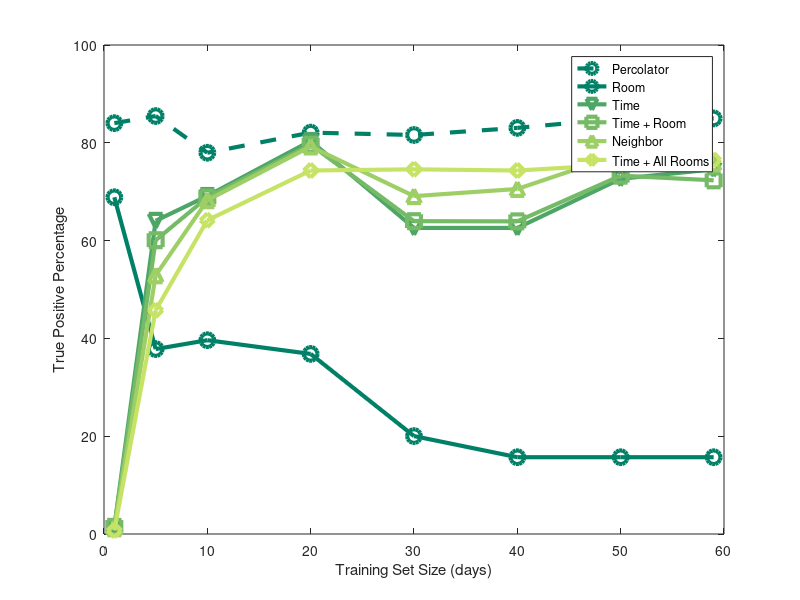

MATLAB code for this plot:
% Percolator
houseE__day_1_2__day_0_1_3_tp = [694.0];
houseE__day_1_2__day_0_1_3_fn = [132.0];
houseE_1_tpp = houseE__day_1_2__day_0_1_3_tp / (houseE__day_1_2__day_0_1_3_tp + houseE__day_1_2__day_0_1_3_fn);

houseE__day_1_6__day_0_1_3_tp = [706.0];
houseE__day_1_6__day_0_1_3_fn = [120.0];
houseE_5_tpp = houseE__day_1_6__day_0_1_3_tp / (houseE__day_1_6__day_0_1_3_tp + houseE__day_1_6__day_0_1_3_fn);

houseE__day_1_11__day_0_1_3_tp = [644.0];
houseE__day_1_11__day_0_1_3_fn = [182.0];
houseE_10_tpp = houseE__day_1_11__day_0_1_3_tp / (houseE__day_1_11__day_0_1_3_tp + houseE__day_1_11__day_0_1_3_fn);

houseE__day_1_21__day_0_1_3_tp = [678.0];
houseE__day_1_21__day_0_1_3_fn = [148.0];
houseE_20_tpp = houseE__day_1_21__day_0_1_3_tp / (houseE__day_1_21__day_0_1_3_tp + houseE__day_1_21__day_0_1_3_fn);

houseE__day_1_31__day_0_1_3_tp = [674.0];
houseE__day_1_31__day_0_1_3_fn = [152.0];
houseE_30_tpp = houseE__day_1_31__day_0_1_3_tp / (houseE__day_1_31__day_0_1_3_tp + houseE__day_1_31__day_0_1_3_fn);

houseE__day_1_41__day_0_1_3_tp = [686.0];
houseE__day_1_41__day_0_1_3_fn = [140.0];
houseE_40_tpp = houseE__day_1_41__day_0_1_3_tp / (houseE__day_1_41__day_0_1_3_tp + houseE__day_1_41__day_0_1_3_fn);

houseE__day_1_51__day_0_1_3_tp = [702.0];
houseE__day_1_51__day_0_1_3_fn = [124.0];
houseE_50_tpp = houseE__day_1_51__day_0_1_3_tp / (houseE__day_1_51__day_0_1_3_tp + houseE__day_1_51__day_0_1_3_fn);

houseE__day_1_60__day_0_1_3_tp = [702.0];
houseE__day_1_60__day_0_1_3_fn = [124.0];
houseE_59_tpp = houseE__day_1_60__day_0_1_3_tp / (houseE__day_1_60__day_0_1_3_tp + houseE__day_1_60__day_0_1_3_fn);

houseE_tpp = [houseE_1_tpp houseE_5_tpp houseE_10_tpp houseE_20_tpp houseE_30_tpp houseE_40_tpp houseE_50_tpp houseE_59_tpp];


% curRoomState
houseE_curRoomState_kitchen_1_tp =  [692.0];
houseE_curRoomState_kitchen_1_fn =  [134.0];
houseE_curRoomState_midbathroom_1_tp =  [556.0];
houseE_curRoomState_midbathroom_1_fn =  [270.0];
houseE_curRoomState_bedroom2_1_tp =  [491.0];
houseE_curRoomState_bedroom2_1_fn =  [335.0];
houseE_curRoomState_bottompassage_1_tp =  [491.0];
houseE_curRoomState_bottompassage_1_fn =  [335.0];
houseE_curRoomState_masterbed_1_tp =  [692.0];
houseE_curRoomState_masterbed_1_fn =  [134.0];
houseE_curRoomState_masterbath_1_tp =  [491.0];
houseE_curRoomState_masterbath_1_fn =  [335.0];
houseE_curRoomState_1_tp = houseE_curRoomState_kitchen_1_tp + houseE_curRoomState_midbathroom_1_tp + houseE_curRoomState_bedroom2_1_tp + houseE_curRoomState_bottompassage_1_tp + houseE_curRoomState_masterbed_1_tp + houseE_curRoomState_masterbath_1_tp;
houseE_curRoomState_1_fn = houseE_curRoomState_kitchen_1_fn + houseE_curRoomState_midbathroom_1_fn + houseE_curRoomState_bedroom2_1_fn + houseE_curRoomState_bottompassage_1_fn + houseE_curRoomState_masterbed_1_fn + houseE_curRoomState_masterbath_1_fn;
houseE_curRoomState_1_tpp = houseE_curRoomState_1_tp /(houseE_curRoomState_1_tp + houseE_curRoomState_1_fn);

houseE_curRoomState_toproom_5_tp =  [357.0];
houseE_curRoomState_toproom_5_fn =  [469.0];
houseE_curRoomState_kitchen_5_tp =  [692.0];
houseE_curRoomState_kitchen_5_fn =  [134.0];
houseE_curRoomState_midbathroom_5_tp =  [357.0];
houseE_curRoomState_midbathroom_5_fn =  [469.0];
houseE_curRoomState_exerciseroom_5_tp =  [109.0];
houseE_curRoomState_exerciseroom_5_fn =  [717.0];
houseE_curRoomState_bottompassage_5_tp =  [146.0];
houseE_curRoomState_bottompassage_5_fn =  [680.0];
houseE_curRoomState_bottombath_5_tp =  [146.0];
houseE_curRoomState_bottombath_5_fn =  [680.0];
houseE_curRoomState_masterbed_5_tp =  [692.0];
houseE_curRoomState_masterbed_5_fn =  [134.0];
houseE_curRoomState_masterbath_5_tp =  [0.0];
houseE_curRoomState_masterbath_5_fn =  [826.0];
houseE_curRoomState_5_tp = houseE_curRoomState_toproom_5_tp + houseE_curRoomState_kitchen_5_tp + houseE_curRoomState_midbathroom_5_tp + houseE_curRoomState_exerciseroom_5_tp + houseE_curRoomState_bottompassage_5_tp + houseE_curRoomState_bottombath_5_tp + houseE_curRoomState_masterbed_5_tp + houseE_curRoomState_masterbath_5_tp;
houseE_curRoomState_5_fn = houseE_curRoomState_toproom_5_fn + houseE_curRoomState_kitchen_5_fn + houseE_curRoomState_midbathroom_5_fn + houseE_curRoomState_exerciseroom_5_fn + houseE_curRoomState_bottompassage_5_fn + houseE_curRoomState_bottombath_5_fn + houseE_curRoomState_masterbed_5_fn + houseE_curRoomState_masterbath_5_fn;
houseE_curRoomState_5_tpp = houseE_curRoomState_5_tp /(houseE_curRoomState_5_tp + houseE_curRoomState_5_fn);

houseE_curRoomState_toproom_10_tp =  [146.0];
houseE_curRoomState_toproom_10_fn =  [680.0];
houseE_curRoomState_kitchen_10_tp =  [637.0];
houseE_curRoomState_kitchen_10_fn =  [189.0];
houseE_curRoomState_midbathroom_10_tp =  [426.0];
houseE_curRoomState_midbathroom_10_fn =  [400.0];
houseE_curRoomState_livingroom_10_tp =  [648.0];
houseE_curRoomState_livingroom_10_fn =  [178.0];
houseE_curRoomState_bedroom2_10_tp =  [0.0];
houseE_curRoomState_bedroom2_10_fn =  [826.0];
houseE_curRoomState_bottompassage_10_tp =  [0.0];
houseE_curRoomState_bottompassage_10_fn =  [826.0];
houseE_curRoomState_bottombath_10_tp =  [0.0];
houseE_curRoomState_bottombath_10_fn =  [826.0];
houseE_curRoomState_masterbed_10_tp =  [762.0];
houseE_curRoomState_masterbed_10_fn =  [64.0];
houseE_curRoomState_10_tp = houseE_curRoomState_toproom_10_tp + houseE_curRoomState_kitchen_10_tp + houseE_curRoomState_midbathroom_10_tp + houseE_curRoomState_livingroom_10_tp + houseE_curRoomState_bedroom2_10_tp + houseE_curRoomState_bottompassage_10_tp + houseE_curRoomState_bottombath_10_tp + houseE_curRoomState_masterbed_10_tp;
houseE_curRoomState_10_fn = houseE_curRoomState_toproom_10_fn + houseE_curRoomState_kitchen_10_fn + houseE_curRoomState_midbathroom_10_fn + houseE_curRoomState_livingroom_10_fn + houseE_curRoomState_bedroom2_10_fn + houseE_curRoomState_bottompassage_10_fn + houseE_curRoomState_bottombath_10_fn + houseE_curRoomState_masterbed_10_fn;
houseE_curRoomState_10_tpp = houseE_curRoomState_10_tp /(houseE_curRoomState_10_tp + houseE_curRoomState_10_fn);

houseE_curRoomState_toproom_20_tp =  [491.0];
houseE_curRoomState_toproom_20_fn =  [335.0];
houseE_curRoomState_kitchen_20_tp =  [582.0];
houseE_curRoomState_kitchen_20_fn =  [244.0];
houseE_curRoomState_midbathroom_20_tp =  [426.0];
houseE_curRoomState_midbathroom_20_fn =  [400.0];
houseE_curRoomState_livingroom_20_tp =  [595.0];
houseE_curRoomState_livingroom_20_fn =  [231.0];
houseE_curRoomState_exerciseroom_20_tp =  [40.0];
houseE_curRoomState_exerciseroom_20_fn =  [786.0];
houseE_curRoomState_bedroom2_20_tp =  [73.0];
houseE_curRoomState_bedroom2_20_fn =  [753.0];
houseE_curRoomState_bottompassage_20_tp =  [0.0];
houseE_curRoomState_bottompassage_20_fn =  [826.0];
houseE_curRoomState_bottombath_20_tp =  [73.0];
houseE_curRoomState_bottombath_20_fn =  [753.0];
houseE_curRoomState_masterbed_20_tp =  [762.0];
houseE_curRoomState_masterbed_20_fn =  [64.0];
houseE_curRoomState_masterbath_20_tp =  [0.0];
houseE_curRoomState_masterbath_20_fn =  [826.0];
houseE_curRoomState_20_tp = houseE_curRoomState_toproom_20_tp + houseE_curRoomState_kitchen_20_tp + houseE_curRoomState_midbathroom_20_tp + houseE_curRoomState_livingroom_20_tp + houseE_curRoomState_exerciseroom_20_tp + houseE_curRoomState_bedroom2_20_tp + houseE_curRoomState_bottompassage_20_tp + houseE_curRoomState_bottombath_20_tp + houseE_curRoomState_masterbed_20_tp + houseE_curRoomState_masterbath_20_tp;
houseE_curRoomState_20_fn = houseE_curRoomState_toproom_20_fn + houseE_curRoomState_kitchen_20_fn + houseE_curRoomState_midbathroom_20_fn + houseE_curRoomState_livingroom_20_fn + houseE_curRoomState_exerciseroom_20_fn + houseE_curRoomState_bedroom2_20_fn + houseE_curRoomState_bottompassage_20_fn + houseE_curRoomState_bottombath_20_fn + houseE_curRoomState_masterbed_20_fn + houseE_curRoomState_masterbath_20_fn;
houseE_curRoomState_20_tpp = houseE_curRoomState_20_tp /(houseE_curRoomState_20_tp + houseE_curRoomState_20_fn);

houseE_curRoomState_toproom_30_tp =  [491.0];
houseE_curRoomState_toproom_30_fn =  [335.0];
houseE_curRoomState_kitchen_30_tp =  [172.0];
houseE_curRoomState_kitchen_30_fn =  [654.0];
houseE_curRoomState_midbathroom_30_tp =  [0.0];
houseE_curRoomState_midbathroom_30_fn =  [826.0];
houseE_curRoomState_livingroom_30_tp =  [213.0];
houseE_curRoomState_livingroom_30_fn =  [613.0];
houseE_curRoomState_exerciseroom_30_tp =  [42.0];
houseE_curRoomState_exerciseroom_30_fn =  [784.0];
houseE_curRoomState_bedroom2_30_tp =  [0.0];
houseE_curRoomState_bedroom2_30_fn =  [826.0];
houseE_curRoomState_bottompassage_30_tp =  [0.0];
houseE_curRoomState_bottompassage_30_fn =  [826.0];
houseE_curRoomState_bottombath_30_tp =  [0.0];
houseE_curRoomState_bottombath_30_fn =  [826.0];
houseE_curRoomState_masterbed_30_tp =  [736.0];
houseE_curRoomState_masterbed_30_fn =  [90.0];
houseE_curRoomState_masterbath_30_tp =  [0.0];
houseE_curRoomState_masterbath_30_fn =  [826.0];
houseE_curRoomState_30_tp = houseE_curRoomState_toproom_30_tp + houseE_curRoomState_kitchen_30_tp + houseE_curRoomState_midbathroom_30_tp + houseE_curRoomState_livingroom_30_tp + houseE_curRoomState_exerciseroom_30_tp + houseE_curRoomState_bedroom2_30_tp + houseE_curRoomState_bottompassage_30_tp + houseE_curRoomState_bottombath_30_tp + houseE_curRoomState_masterbed_30_tp + houseE_curRoomState_masterbath_30_tp;
houseE_curRoomState_30_fn = houseE_curRoomState_toproom_30_fn + houseE_curRoomState_kitchen_30_fn + houseE_curRoomState_midbathroom_30_fn + houseE_curRoomState_livingroom_30_fn + houseE_curRoomState_exerciseroom_30_fn + houseE_curRoomState_bedroom2_30_fn + houseE_curRoomState_bottompassage_30_fn + houseE_curRoomState_bottombath_30_fn + houseE_curRoomState_masterbed_30_fn + houseE_curRoomState_masterbath_30_fn;
houseE_curRoomState_30_tpp = houseE_curRoomState_30_tp /(houseE_curRoomState_30_tp + houseE_curRoomState_30_fn);

houseE_curRoomState_toproom_40_tp =  [491.0];
houseE_curRoomState_toproom_40_fn =  [335.0];
houseE_curRoomState_kitchen_40_tp =  [26.0];
houseE_curRoomState_kitchen_40_fn =  [800.0];
houseE_curRoomState_midbathroom_40_tp =  [0.0];
houseE_curRoomState_midbathroom_40_fn =  [826.0];
houseE_curRoomState_livingroom_40_tp =  [2.0];
houseE_curRoomState_livingroom_40_fn =  [824.0];
houseE_curRoomState_exerciseroom_40_tp =  [42.0];
houseE_curRoomState_exerciseroom_40_fn =  [784.0];
houseE_curRoomState_bedroom2_40_tp =  [0.0];
houseE_curRoomState_bedroom2_40_fn =  [826.0];
houseE_curRoomState_bottompassage_40_tp =  [0.0];
houseE_curRoomState_bottompassage_40_fn =  [826.0];
houseE_curRoomState_bottombath_40_tp =  [0.0];
houseE_curRoomState_bottombath_40_fn =  [826.0];
houseE_curRoomState_masterbed_40_tp =  [736.0];
houseE_curRoomState_masterbed_40_fn =  [90.0];
houseE_curRoomState_masterbath_40_tp =  [0.0];
houseE_curRoomState_masterbath_40_fn =  [826.0];
houseE_curRoomState_40_tp = houseE_curRoomState_toproom_40_tp + houseE_curRoomState_kitchen_40_tp + houseE_curRoomState_midbathroom_40_tp + houseE_curRoomState_livingroom_40_tp + houseE_curRoomState_exerciseroom_40_tp + houseE_curRoomState_bedroom2_40_tp + houseE_curRoomState_bottompassage_40_tp + houseE_curRoomState_bottombath_40_tp + houseE_curRoomState_masterbed_40_tp + houseE_curRoomState_masterbath_40_tp;
houseE_curRoomState_40_fn = houseE_curRoomState_toproom_40_fn + houseE_curRoomState_kitchen_40_fn + houseE_curRoomState_midbathroom_40_fn + houseE_curRoomState_livingroom_40_fn + houseE_curRoomState_exerciseroom_40_fn + houseE_curRoomState_bedroom2_40_fn + houseE_curRoomState_bottompassage_40_fn + houseE_curRoomState_bottombath_40_fn + houseE_curRoomState_masterbed_40_fn + houseE_curRoomState_masterbath_40_fn;
houseE_curRoomState_40_tpp = houseE_curRoomState_40_tp /(houseE_curRoomState_40_tp + houseE_curRoomState_40_fn);

houseE_curRoomState_toproom_50_tp =  [491.0];
houseE_curRoomState_toproom_50_fn =  [335.0];
houseE_curRoomState_kitchen_50_tp =  [26.0];
houseE_curRoomState_kitchen_50_fn =  [800.0];
houseE_curRoomState_midbathroom_50_tp =  [0.0];
houseE_curRoomState_midbathroom_50_fn =  [826.0];
houseE_curRoomState_livingroom_50_tp =  [2.0];
houseE_curRoomState_livingroom_50_fn =  [824.0];
houseE_curRoomState_exerciseroom_50_tp =  [42.0];
houseE_curRoomState_exerciseroom_50_fn =  [784.0];
houseE_curRoomState_bedroom2_50_tp =  [0.0];
houseE_curRoomState_bedroom2_50_fn =  [826.0];
houseE_curRoomState_bottompassage_50_tp =  [0.0];
houseE_curRoomState_bottompassage_50_fn =  [826.0];
houseE_curRoomState_bottombath_50_tp =  [0.0];
houseE_curRoomState_bottombath_50_fn =  [826.0];
houseE_curRoomState_masterbed_50_tp =  [736.0];
houseE_curRoomState_masterbed_50_fn =  [90.0];
houseE_curRoomState_masterbath_50_tp =  [0.0];
houseE_curRoomState_masterbath_50_fn =  [826.0];
houseE_curRoomState_50_tp = houseE_curRoomState_toproom_50_tp + houseE_curRoomState_kitchen_50_tp + houseE_curRoomState_midbathroom_50_tp + houseE_curRoomState_livingroom_50_tp + houseE_curRoomState_exerciseroom_50_tp + houseE_curRoomState_bedroom2_50_tp + houseE_curRoomState_bottompassage_50_tp + houseE_curRoomState_bottombath_50_tp + houseE_curRoomState_masterbed_50_tp + houseE_curRoomState_masterbath_50_tp;
houseE_curRoomState_50_fn = houseE_curRoomState_toproom_50_fn + houseE_curRoomState_kitchen_50_fn + houseE_curRoomState_midbathroom_50_fn + houseE_curRoomState_livingroom_50_fn + houseE_curRoomState_exerciseroom_50_fn + houseE_curRoomState_bedroom2_50_fn + houseE_curRoomState_bottompassage_50_fn + houseE_curRoomState_bottombath_50_fn + houseE_curRoomState_masterbed_50_fn + houseE_curRoomState_masterbath_50_fn;
houseE_curRoomState_50_tpp = houseE_curRoomState_50_tp /(houseE_curRoomState_50_tp + houseE_curRoomState_50_fn);

houseE_curRoomState_toproom_59_tp =  [491.0];
houseE_curRoomState_toproom_59_fn =  [335.0];
houseE_curRoomState_kitchen_59_tp =  [26.0];
houseE_curRoomState_kitchen_59_fn =  [800.0];
houseE_curRoomState_midbathroom_59_tp =  [0.0];
houseE_curRoomState_midbathroom_59_fn =  [826.0];
houseE_curRoomState_livingroom_59_tp =  [2.0];
houseE_curRoomState_livingroom_59_fn =  [824.0];
houseE_curRoomState_exerciseroom_59_tp =  [42.0];
houseE_curRoomState_exerciseroom_59_fn =  [784.0];
houseE_curRoomState_bedroom2_59_tp =  [0.0];
houseE_curRoomState_bedroom2_59_fn =  [826.0];
houseE_curRoomState_bottompassage_59_tp =  [0.0];
houseE_curRoomState_bottompassage_59_fn =  [826.0];
houseE_curRoomState_bottombath_59_tp =  [0.0];
houseE_curRoomState_bottombath_59_fn =  [826.0];
houseE_curRoomState_masterbed_59_tp =  [736.0];
houseE_curRoomState_masterbed_59_fn =  [90.0];
houseE_curRoomState_masterbath_59_tp =  [0.0];
houseE_curRoomState_masterbath_59_fn =  [826.0];
houseE_curRoomState_59_tp = houseE_curRoomState_toproom_59_tp + houseE_curRoomState_kitchen_59_tp + houseE_curRoomState_midbathroom_59_tp + houseE_curRoomState_livingroom_59_tp + houseE_curRoomState_exerciseroom_59_tp + houseE_curRoomState_bedroom2_59_tp + houseE_curRoomState_bottompassage_59_tp + houseE_curRoomState_bottombath_59_tp + houseE_curRoomState_masterbed_59_tp + houseE_curRoomState_masterbath_59_tp;
houseE_curRoomState_59_fn = houseE_curRoomState_toproom_59_fn + houseE_curRoomState_kitchen_59_fn + houseE_curRoomState_midbathroom_59_fn + houseE_curRoomState_livingroom_59_fn + houseE_curRoomState_exerciseroom_59_fn + houseE_curRoomState_bedroom2_59_fn + houseE_curRoomState_bottompassage_59_fn + houseE_curRoomState_bottombath_59_fn + houseE_curRoomState_masterbed_59_fn + houseE_curRoomState_masterbath_59_fn;
houseE_curRoomState_59_tpp = houseE_curRoomState_59_tp /(houseE_curRoomState_59_tp + houseE_curRoomState_59_fn);

houseE_curRoomState_tpp = [houseE_curRoomState_1_tpp houseE_curRoomState_5_tpp houseE_curRoomState_10_tpp houseE_curRoomState_20_tpp houseE_curRoomState_30_tpp houseE_curRoomState_40_tpp houseE_curRoomState_50_tpp houseE_curRoomState_59_tpp];


% curTime
houseE_curTime_1_tp = [12.0];
houseE_curTime_1_fn = [814.0];
houseE_curTime_1_tpp = houseE_curTime_1_tp / (houseE_curTime_1_tp + houseE_curTime_1_fn);

houseE_curTime_5_tp = [529.0];
houseE_curTime_5_fn = [297.0];
houseE_curTime_5_tpp = houseE_curTime_5_tp / (houseE_curTime_5_tp + houseE_curTime_5_fn);

houseE_curTime_10_tp = [571.0];
houseE_curTime_10_fn = [255.0];
houseE_curTime_10_tpp = houseE_curTime_10_tp / (houseE_curTime_10_tp + houseE_curTime_10_fn);

houseE_curTime_20_tp = [664.0];
houseE_curTime_20_fn = [162.0];
houseE_curTime_20_tpp = houseE_curTime_20_tp / (houseE_curTime_20_tp + houseE_curTime_20_fn);

houseE_curTime_30_tp = [517.0];
houseE_curTime_30_fn = [309.0];
houseE_curTime_30_tpp = houseE_curTime_30_tp / (houseE_curTime_30_tp + houseE_curTime_30_fn);

houseE_curTime_40_tp = [517.0];
houseE_curTime_40_fn = [309.0];
houseE_curTime_40_tpp = houseE_curTime_40_tp / (houseE_curTime_40_tp + houseE_curTime_40_fn);

houseE_curTime_50_tp = [600.0];
houseE_curTime_50_fn = [226.0];
houseE_curTime_50_tpp = houseE_curTime_50_tp / (houseE_curTime_50_tp + houseE_curTime_50_fn);

houseE_curTime_59_tp = [616.0];
houseE_curTime_59_fn = [210.0];
houseE_curTime_59_tpp = houseE_curTime_59_tp / (houseE_curTime_59_tp + houseE_curTime_59_fn);

houseE_curTime_tpp = [houseE_curTime_1_tpp houseE_curTime_5_tpp houseE_curTime_10_tpp houseE_curTime_20_tpp houseE_curTime_30_tpp houseE_curTime_40_tpp houseE_curTime_50_tpp houseE_curTime_59_tpp];


% curTimeState
houseE_curTimeState_toproom_1_tp =  [12.0];
houseE_curTimeState_toproom_1_fn =  [814.0];
houseE_curTimeState_kitchen_1_tp =  [10.0];
houseE_curTimeState_kitchen_1_fn =  [816.0];
houseE_curTimeState_exerciseroom_1_tp =  [12.0];
houseE_curTimeState_exerciseroom_1_fn =  [814.0];
houseE_curTimeState_bedroom2_1_tp =  [12.0];
houseE_curTimeState_bedroom2_1_fn =  [814.0];
houseE_curTimeState_bottompassage_1_tp =  [12.0];
houseE_curTimeState_bottompassage_1_fn =  [814.0];
houseE_curTimeState_bottombath_1_tp =  [12.0];
houseE_curTimeState_bottombath_1_fn =  [814.0];
houseE_curTimeState_masterbath_1_tp =  [12.0];
houseE_curTimeState_masterbath_1_fn =  [814.0];
houseE_curTimeState_1_tp = houseE_curTimeState_toproom_1_tp + houseE_curTimeState_kitchen_1_tp + houseE_curTimeState_exerciseroom_1_tp + houseE_curTimeState_bedroom2_1_tp + houseE_curTimeState_bottompassage_1_tp + houseE_curTimeState_bottombath_1_tp + houseE_curTimeState_masterbath_1_tp;
houseE_curTimeState_1_fn = houseE_curTimeState_toproom_1_fn + houseE_curTimeState_kitchen_1_fn + houseE_curTimeState_exerciseroom_1_fn + houseE_curTimeState_bedroom2_1_fn + houseE_curTimeState_bottompassage_1_fn + houseE_curTimeState_bottombath_1_fn + houseE_curTimeState_masterbath_1_fn;
houseE_curTimeState_1_tpp = houseE_curTimeState_1_tp /(houseE_curTimeState_1_tp + houseE_curTimeState_1_fn);

houseE_curTimeState_toproom_5_tp =  [529.0];
houseE_curTimeState_toproom_5_fn =  [297.0];
houseE_curTimeState_kitchen_5_tp =  [431.0];
houseE_curTimeState_kitchen_5_fn =  [395.0];
houseE_curTimeState_livingroom_5_tp =  [418.0];
houseE_curTimeState_livingroom_5_fn =  [408.0];
houseE_curTimeState_exerciseroom_5_tp =  [479.0];
houseE_curTimeState_exerciseroom_5_fn =  [347.0];
houseE_curTimeState_bedroom2_5_tp =  [529.0];
houseE_curTimeState_bedroom2_5_fn =  [297.0];
houseE_curTimeState_bottompassage_5_tp =  [527.0];
houseE_curTimeState_bottompassage_5_fn =  [299.0];
houseE_curTimeState_bottombath_5_tp =  [527.0];
houseE_curTimeState_bottombath_5_fn =  [299.0];
houseE_curTimeState_masterbed_5_tp =  [530.0];
houseE_curTimeState_masterbed_5_fn =  [296.0];
houseE_curTimeState_5_tp = houseE_curTimeState_toproom_5_tp + houseE_curTimeState_kitchen_5_tp + houseE_curTimeState_livingroom_5_tp + houseE_curTimeState_exerciseroom_5_tp + houseE_curTimeState_bedroom2_5_tp + houseE_curTimeState_bottompassage_5_tp + houseE_curTimeState_bottombath_5_tp + houseE_curTimeState_masterbed_5_tp;
houseE_curTimeState_5_fn = houseE_curTimeState_toproom_5_fn + houseE_curTimeState_kitchen_5_fn + houseE_curTimeState_livingroom_5_fn + houseE_curTimeState_exerciseroom_5_fn + houseE_curTimeState_bedroom2_5_fn + houseE_curTimeState_bottompassage_5_fn + houseE_curTimeState_bottombath_5_fn + houseE_curTimeState_masterbed_5_fn;
houseE_curTimeState_5_tpp = houseE_curTimeState_5_tp /(houseE_curTimeState_5_tp + houseE_curTimeState_5_fn);

houseE_curTimeState_kitchen_10_tp =  [571.0];
houseE_curTimeState_kitchen_10_fn =  [255.0];
houseE_curTimeState_midbathroom_10_tp =  [576.0];
houseE_curTimeState_midbathroom_10_fn =  [250.0];
houseE_curTimeState_livingroom_10_tp =  [560.0];
houseE_curTimeState_livingroom_10_fn =  [266.0];
houseE_curTimeState_exerciseroom_10_tp =  [535.0];
houseE_curTimeState_exerciseroom_10_fn =  [291.0];
houseE_curTimeState_bedroom2_10_tp =  [571.0];
houseE_curTimeState_bedroom2_10_fn =  [255.0];
houseE_curTimeState_bottompassage_10_tp =  [569.0];
houseE_curTimeState_bottompassage_10_fn =  [257.0];
houseE_curTimeState_bottombath_10_tp =  [586.0];
houseE_curTimeState_bottombath_10_fn =  [240.0];
houseE_curTimeState_masterbed_10_tp =  [578.0];
houseE_curTimeState_masterbed_10_fn =  [248.0];
houseE_curTimeState_masterbath_10_tp =  [571.0];
houseE_curTimeState_masterbath_10_fn =  [255.0];
houseE_curTimeState_10_tp = houseE_curTimeState_kitchen_10_tp + houseE_curTimeState_midbathroom_10_tp + houseE_curTimeState_livingroom_10_tp + houseE_curTimeState_exerciseroom_10_tp + houseE_curTimeState_bedroom2_10_tp + houseE_curTimeState_bottompassage_10_tp + houseE_curTimeState_bottombath_10_tp + houseE_curTimeState_masterbed_10_tp + houseE_curTimeState_masterbath_10_tp;
houseE_curTimeState_10_fn = houseE_curTimeState_kitchen_10_fn + houseE_curTimeState_midbathroom_10_fn + houseE_curTimeState_livingroom_10_fn + houseE_curTimeState_exerciseroom_10_fn + houseE_curTimeState_bedroom2_10_fn + houseE_curTimeState_bottompassage_10_fn + houseE_curTimeState_bottombath_10_fn + houseE_curTimeState_masterbed_10_fn + houseE_curTimeState_masterbath_10_fn;
houseE_curTimeState_10_tpp = houseE_curTimeState_10_tp /(houseE_curTimeState_10_tp + houseE_curTimeState_10_fn);

houseE_curTimeState_toproom_20_tp =  [666.0];
houseE_curTimeState_toproom_20_fn =  [160.0];
houseE_curTimeState_kitchen_20_tp =  [670.0];
houseE_curTimeState_kitchen_20_fn =  [156.0];
houseE_curTimeState_midbathroom_20_tp =  [672.0];
houseE_curTimeState_midbathroom_20_fn =  [154.0];
houseE_curTimeState_livingroom_20_tp =  [628.0];
houseE_curTimeState_livingroom_20_fn =  [198.0];
houseE_curTimeState_exerciseroom_20_tp =  [620.0];
houseE_curTimeState_exerciseroom_20_fn =  [206.0];
houseE_curTimeState_bedroom2_20_tp =  [664.0];
houseE_curTimeState_bedroom2_20_fn =  [162.0];
houseE_curTimeState_bottompassage_20_tp =  [656.0];
houseE_curTimeState_bottompassage_20_fn =  [170.0];
houseE_curTimeState_bottombath_20_tp =  [670.0];
houseE_curTimeState_bottombath_20_fn =  [156.0];
houseE_curTimeState_masterbed_20_tp =  [672.0];
houseE_curTimeState_masterbed_20_fn =  [154.0];
houseE_curTimeState_20_tp = houseE_curTimeState_toproom_20_tp + houseE_curTimeState_kitchen_20_tp + houseE_curTimeState_midbathroom_20_tp + houseE_curTimeState_livingroom_20_tp + houseE_curTimeState_exerciseroom_20_tp + houseE_curTimeState_bedroom2_20_tp + houseE_curTimeState_bottompassage_20_tp + houseE_curTimeState_bottombath_20_tp + houseE_curTimeState_masterbed_20_tp;
houseE_curTimeState_20_fn = houseE_curTimeState_toproom_20_fn + houseE_curTimeState_kitchen_20_fn + houseE_curTimeState_midbathroom_20_fn + houseE_curTimeState_livingroom_20_fn + houseE_curTimeState_exerciseroom_20_fn + houseE_curTimeState_bedroom2_20_fn + houseE_curTimeState_bottompassage_20_fn + houseE_curTimeState_bottombath_20_fn + houseE_curTimeState_masterbed_20_fn;
houseE_curTimeState_20_tpp = houseE_curTimeState_20_tp /(houseE_curTimeState_20_tp + houseE_curTimeState_20_fn);

houseE_curTimeState_toproom_30_tp =  [630.0];
houseE_curTimeState_toproom_30_fn =  [196.0];
houseE_curTimeState_kitchen_30_tp =  [555.0];
houseE_curTimeState_kitchen_30_fn =  [271.0];
houseE_curTimeState_midbathroom_30_tp =  [558.0];
houseE_curTimeState_midbathroom_30_fn =  [268.0];
houseE_curTimeState_livingroom_30_tp =  [418.0];
houseE_curTimeState_livingroom_30_fn =  [408.0];
houseE_curTimeState_exerciseroom_30_tp =  [473.0];
houseE_curTimeState_exerciseroom_30_fn =  [353.0];
houseE_curTimeState_bedroom2_30_tp =  [513.0];
houseE_curTimeState_bedroom2_30_fn =  [313.0];
houseE_curTimeState_bottompassage_30_tp =  [486.0];
houseE_curTimeState_bottompassage_30_fn =  [340.0];
houseE_curTimeState_bottombath_30_tp =  [517.0];
houseE_curTimeState_bottombath_30_fn =  [309.0];
houseE_curTimeState_masterbed_30_tp =  [707.0];
houseE_curTimeState_masterbed_30_fn =  [119.0];
houseE_curTimeState_masterbath_30_tp =  [427.0];
houseE_curTimeState_masterbath_30_fn =  [399.0];
houseE_curTimeState_30_tp = houseE_curTimeState_toproom_30_tp + houseE_curTimeState_kitchen_30_tp + houseE_curTimeState_midbathroom_30_tp + houseE_curTimeState_livingroom_30_tp + houseE_curTimeState_exerciseroom_30_tp + houseE_curTimeState_bedroom2_30_tp + houseE_curTimeState_bottompassage_30_tp + houseE_curTimeState_bottombath_30_tp + houseE_curTimeState_masterbed_30_tp + houseE_curTimeState_masterbath_30_tp;
houseE_curTimeState_30_fn = houseE_curTimeState_toproom_30_fn + houseE_curTimeState_kitchen_30_fn + houseE_curTimeState_midbathroom_30_fn + houseE_curTimeState_livingroom_30_fn + houseE_curTimeState_exerciseroom_30_fn + houseE_curTimeState_bedroom2_30_fn + houseE_curTimeState_bottompassage_30_fn + houseE_curTimeState_bottombath_30_fn + houseE_curTimeState_masterbed_30_fn + houseE_curTimeState_masterbath_30_fn;
houseE_curTimeState_30_tpp = houseE_curTimeState_30_tp /(houseE_curTimeState_30_tp + houseE_curTimeState_30_fn);

houseE_curTimeState_toproom_40_tp =  [627.0];
houseE_curTimeState_toproom_40_fn =  [199.0];
houseE_curTimeState_kitchen_40_tp =  [566.0];
houseE_curTimeState_kitchen_40_fn =  [260.0];
houseE_curTimeState_midbathroom_40_tp =  [531.0];
houseE_curTimeState_midbathroom_40_fn =  [295.0];
houseE_curTimeState_livingroom_40_tp =  [435.0];
houseE_curTimeState_livingroom_40_fn =  [391.0];
houseE_curTimeState_exerciseroom_40_tp =  [477.0];
houseE_curTimeState_exerciseroom_40_fn =  [349.0];
houseE_curTimeState_bedroom2_40_tp =  [517.0];
houseE_curTimeState_bedroom2_40_fn =  [309.0];
houseE_curTimeState_bottompassage_40_tp =  [496.0];
houseE_curTimeState_bottompassage_40_fn =  [330.0];
houseE_curTimeState_bottombath_40_tp =  [515.0];
houseE_curTimeState_bottombath_40_fn =  [311.0];
houseE_curTimeState_masterbed_40_tp =  [679.0];
houseE_curTimeState_masterbed_40_fn =  [147.0];
houseE_curTimeState_masterbath_40_tp =  [438.0];
houseE_curTimeState_masterbath_40_fn =  [388.0];
houseE_curTimeState_40_tp = houseE_curTimeState_toproom_40_tp + houseE_curTimeState_kitchen_40_tp + houseE_curTimeState_midbathroom_40_tp + houseE_curTimeState_livingroom_40_tp + houseE_curTimeState_exerciseroom_40_tp + houseE_curTimeState_bedroom2_40_tp + houseE_curTimeState_bottompassage_40_tp + houseE_curTimeState_bottombath_40_tp + houseE_curTimeState_masterbed_40_tp + houseE_curTimeState_masterbath_40_tp;
houseE_curTimeState_40_fn = houseE_curTimeState_toproom_40_fn + houseE_curTimeState_kitchen_40_fn + houseE_curTimeState_midbathroom_40_fn + houseE_curTimeState_livingroom_40_fn + houseE_curTimeState_exerciseroom_40_fn + houseE_curTimeState_bedroom2_40_fn + houseE_curTimeState_bottompassage_40_fn + houseE_curTimeState_bottombath_40_fn + houseE_curTimeState_masterbed_40_fn + houseE_curTimeState_masterbath_40_fn;
houseE_curTimeState_40_tpp = houseE_curTimeState_40_tp /(houseE_curTimeState_40_tp + houseE_curTimeState_40_fn);

houseE_curTimeState_toproom_50_tp =  [652.0];
houseE_curTimeState_toproom_50_fn =  [174.0];
houseE_curTimeState_kitchen_50_tp =  [676.0];
houseE_curTimeState_kitchen_50_fn =  [150.0];
houseE_curTimeState_midbathroom_50_tp =  [663.0];
houseE_curTimeState_midbathroom_50_fn =  [163.0];
houseE_curTimeState_livingroom_50_tp =  [559.0];
houseE_curTimeState_livingroom_50_fn =  [267.0];
houseE_curTimeState_exerciseroom_50_tp =  [566.0];
houseE_curTimeState_exerciseroom_50_fn =  [260.0];
houseE_curTimeState_bedroom2_50_tp =  [600.0];
houseE_curTimeState_bedroom2_50_fn =  [226.0];
houseE_curTimeState_bottompassage_50_tp =  [578.0];
houseE_curTimeState_bottompassage_50_fn =  [248.0];
houseE_curTimeState_bottombath_50_tp =  [593.0];
houseE_curTimeState_bottombath_50_fn =  [233.0];
houseE_curTimeState_masterbed_50_tp =  [698.0];
houseE_curTimeState_masterbed_50_fn =  [128.0];
houseE_curTimeState_masterbath_50_tp =  [468.0];
houseE_curTimeState_masterbath_50_fn =  [358.0];
houseE_curTimeState_50_tp = houseE_curTimeState_toproom_50_tp + houseE_curTimeState_kitchen_50_tp + houseE_curTimeState_midbathroom_50_tp + houseE_curTimeState_livingroom_50_tp + houseE_curTimeState_exerciseroom_50_tp + houseE_curTimeState_bedroom2_50_tp + houseE_curTimeState_bottompassage_50_tp + houseE_curTimeState_bottombath_50_tp + houseE_curTimeState_masterbed_50_tp + houseE_curTimeState_masterbath_50_tp;
houseE_curTimeState_50_fn = houseE_curTimeState_toproom_50_fn + houseE_curTimeState_kitchen_50_fn + houseE_curTimeState_midbathroom_50_fn + houseE_curTimeState_livingroom_50_fn + houseE_curTimeState_exerciseroom_50_fn + houseE_curTimeState_bedroom2_50_fn + houseE_curTimeState_bottompassage_50_fn + houseE_curTimeState_bottombath_50_fn + houseE_curTimeState_masterbed_50_fn + houseE_curTimeState_masterbath_50_fn;
houseE_curTimeState_50_tpp = houseE_curTimeState_50_tp /(houseE_curTimeState_50_tp + houseE_curTimeState_50_fn);

houseE_curTimeState_toproom_59_tp =  [639.0];
houseE_curTimeState_toproom_59_fn =  [187.0];
houseE_curTimeState_kitchen_59_tp =  [665.0];
houseE_curTimeState_kitchen_59_fn =  [161.0];
houseE_curTimeState_midbathroom_59_tp =  [636.0];
houseE_curTimeState_midbathroom_59_fn =  [190.0];
houseE_curTimeState_livingroom_59_tp =  [588.0];
houseE_curTimeState_livingroom_59_fn =  [238.0];
houseE_curTimeState_exerciseroom_59_tp =  [580.0];
houseE_curTimeState_exerciseroom_59_fn =  [246.0];
houseE_curTimeState_bedroom2_59_tp =  [616.0];
houseE_curTimeState_bedroom2_59_fn =  [210.0];
houseE_curTimeState_bottompassage_59_tp =  [553.0];
houseE_curTimeState_bottompassage_59_fn =  [273.0];
houseE_curTimeState_bottombath_59_tp =  [567.0];
houseE_curTimeState_bottombath_59_fn =  [259.0];
houseE_curTimeState_masterbed_59_tp =  [686.0];
houseE_curTimeState_masterbed_59_fn =  [140.0];
houseE_curTimeState_masterbath_59_tp =  [444.0];
houseE_curTimeState_masterbath_59_fn =  [382.0];
houseE_curTimeState_59_tp = houseE_curTimeState_toproom_59_tp + houseE_curTimeState_kitchen_59_tp + houseE_curTimeState_midbathroom_59_tp + houseE_curTimeState_livingroom_59_tp + houseE_curTimeState_exerciseroom_59_tp + houseE_curTimeState_bedroom2_59_tp + houseE_curTimeState_bottompassage_59_tp + houseE_curTimeState_bottombath_59_tp + houseE_curTimeState_masterbed_59_tp + houseE_curTimeState_masterbath_59_tp;
houseE_curTimeState_59_fn = houseE_curTimeState_toproom_59_fn + houseE_curTimeState_kitchen_59_fn + houseE_curTimeState_midbathroom_59_fn + houseE_curTimeState_livingroom_59_fn + houseE_curTimeState_exerciseroom_59_fn + houseE_curTimeState_bedroom2_59_fn + houseE_curTimeState_bottompassage_59_fn + houseE_curTimeState_bottombath_59_fn + houseE_curTimeState_masterbed_59_fn + houseE_curTimeState_masterbath_59_fn;
houseE_curTimeState_59_tpp = houseE_curTimeState_59_tp /(houseE_curTimeState_59_tp + houseE_curTimeState_59_fn);

houseE_curTimeState_tpp = [houseE_curTimeState_1_tpp houseE_curTimeState_5_tpp houseE_curTimeState_10_tpp houseE_curTimeState_20_tpp houseE_curTimeState_30_tpp houseE_curTimeState_40_tpp houseE_curTimeState_50_tpp houseE_curTimeState_59_tpp];


% neighbor
houseE_neighborRoomState_toproom_1_tp =  [10.0];
houseE_neighborRoomState_toproom_1_fn =  [816.0];
houseE_neighborRoomState_kitchen_1_tp =  [8.0];
houseE_neighborRoomState_kitchen_1_fn =  [818.0];
houseE_neighborRoomState_midbathroom_1_tp =  [8.0];
houseE_neighborRoomState_midbathroom_1_fn =  [818.0];
houseE_neighborRoomState_exerciseroom_1_tp =  [12.0];
houseE_neighborRoomState_exerciseroom_1_fn =  [814.0];
houseE_neighborRoomState_bottompassage_1_tp =  [8.0];
houseE_neighborRoomState_bottompassage_1_fn =  [818.0];
houseE_neighborRoomState_bottombath_1_tp =  [12.0];
houseE_neighborRoomState_bottombath_1_fn =  [814.0];
houseE_neighborRoomState_1_tp = houseE_neighborRoomState_toproom_1_tp + houseE_neighborRoomState_kitchen_1_tp + houseE_neighborRoomState_midbathroom_1_tp + houseE_neighborRoomState_exerciseroom_1_tp + houseE_neighborRoomState_bottompassage_1_tp + houseE_neighborRoomState_bottombath_1_tp;
houseE_neighborRoomState_1_fn = houseE_neighborRoomState_toproom_1_fn + houseE_neighborRoomState_kitchen_1_fn + houseE_neighborRoomState_midbathroom_1_fn + houseE_neighborRoomState_exerciseroom_1_fn + houseE_neighborRoomState_bottompassage_1_fn + houseE_neighborRoomState_bottombath_1_fn;
houseE_neighborRoomState_1_tpp = houseE_neighborRoomState_1_tp /(houseE_neighborRoomState_1_tp + houseE_neighborRoomState_1_fn);

houseE_neighborRoomState_toproom_5_tp =  [431.0];
houseE_neighborRoomState_toproom_5_fn =  [395.0];
houseE_neighborRoomState_kitchen_5_tp =  [404.0];
houseE_neighborRoomState_kitchen_5_fn =  [422.0];
houseE_neighborRoomState_midbathroom_5_tp =  [404.0];
houseE_neighborRoomState_midbathroom_5_fn =  [422.0];
houseE_neighborRoomState_livingroom_5_tp =  [404.0];
houseE_neighborRoomState_livingroom_5_fn =  [422.0];
houseE_neighborRoomState_bottombath_5_tp =  [527.0];
houseE_neighborRoomState_bottombath_5_fn =  [299.0];
houseE_neighborRoomState_masterbed_5_tp =  [452.0];
houseE_neighborRoomState_masterbed_5_fn =  [374.0];
houseE_neighborRoomState_5_tp = houseE_neighborRoomState_toproom_5_tp + houseE_neighborRoomState_kitchen_5_tp + houseE_neighborRoomState_midbathroom_5_tp + houseE_neighborRoomState_livingroom_5_tp + houseE_neighborRoomState_bottombath_5_tp + houseE_neighborRoomState_masterbed_5_tp;
houseE_neighborRoomState_5_fn = houseE_neighborRoomState_toproom_5_fn + houseE_neighborRoomState_kitchen_5_fn + houseE_neighborRoomState_midbathroom_5_fn + houseE_neighborRoomState_livingroom_5_fn + houseE_neighborRoomState_bottombath_5_fn + houseE_neighborRoomState_masterbed_5_fn;
houseE_neighborRoomState_5_tpp = houseE_neighborRoomState_5_tp /(houseE_neighborRoomState_5_tp + houseE_neighborRoomState_5_fn);

houseE_neighborRoomState_toproom_10_tp =  [571.0];
houseE_neighborRoomState_toproom_10_fn =  [255.0];
houseE_neighborRoomState_midbathroom_10_tp =  [568.0];
houseE_neighborRoomState_midbathroom_10_fn =  [258.0];
houseE_neighborRoomState_livingroom_10_tp =  [568.0];
houseE_neighborRoomState_livingroom_10_fn =  [258.0];
houseE_neighborRoomState_exerciseroom_10_tp =  [550.0];
houseE_neighborRoomState_exerciseroom_10_fn =  [276.0];
houseE_neighborRoomState_bedroom2_10_tp =  [533.0];
houseE_neighborRoomState_bedroom2_10_fn =  [293.0];
houseE_neighborRoomState_bottompassage_10_tp =  [556.0];
houseE_neighborRoomState_bottompassage_10_fn =  [270.0];
houseE_neighborRoomState_bottombath_10_tp =  [586.0];
houseE_neighborRoomState_bottombath_10_fn =  [240.0];
houseE_neighborRoomState_masterbed_10_tp =  [578.0];
houseE_neighborRoomState_masterbed_10_fn =  [248.0];
houseE_neighborRoomState_10_tp = houseE_neighborRoomState_toproom_10_tp + houseE_neighborRoomState_midbathroom_10_tp + houseE_neighborRoomState_livingroom_10_tp + houseE_neighborRoomState_exerciseroom_10_tp + houseE_neighborRoomState_bedroom2_10_tp + houseE_neighborRoomState_bottompassage_10_tp + houseE_neighborRoomState_bottombath_10_tp + houseE_neighborRoomState_masterbed_10_tp;
houseE_neighborRoomState_10_fn = houseE_neighborRoomState_toproom_10_fn + houseE_neighborRoomState_midbathroom_10_fn + houseE_neighborRoomState_livingroom_10_fn + houseE_neighborRoomState_exerciseroom_10_fn + houseE_neighborRoomState_bedroom2_10_fn + houseE_neighborRoomState_bottompassage_10_fn + houseE_neighborRoomState_bottombath_10_fn + houseE_neighborRoomState_masterbed_10_fn;
houseE_neighborRoomState_10_tpp = houseE_neighborRoomState_10_tp /(houseE_neighborRoomState_10_tp + houseE_neighborRoomState_10_fn);

houseE_neighborRoomState_toproom_20_tp =  [670.0];
houseE_neighborRoomState_toproom_20_fn =  [156.0];
houseE_neighborRoomState_kitchen_20_tp =  [666.0];
houseE_neighborRoomState_kitchen_20_fn =  [160.0];
houseE_neighborRoomState_exerciseroom_20_tp =  [634.0];
houseE_neighborRoomState_exerciseroom_20_fn =  [192.0];
houseE_neighborRoomState_bedroom2_20_tp =  [620.0];
houseE_neighborRoomState_bedroom2_20_fn =  [206.0];
houseE_neighborRoomState_bottompassage_20_tp =  [650.0];
houseE_neighborRoomState_bottompassage_20_fn =  [176.0];
houseE_neighborRoomState_bottombath_20_tp =  [670.0];
houseE_neighborRoomState_bottombath_20_fn =  [156.0];
houseE_neighborRoomState_masterbath_20_tp =  [672.0];
houseE_neighborRoomState_masterbath_20_fn =  [154.0];
houseE_neighborRoomState_20_tp = houseE_neighborRoomState_toproom_20_tp + houseE_neighborRoomState_kitchen_20_tp + houseE_neighborRoomState_exerciseroom_20_tp + houseE_neighborRoomState_bedroom2_20_tp + houseE_neighborRoomState_bottompassage_20_tp + houseE_neighborRoomState_bottombath_20_tp + houseE_neighborRoomState_masterbath_20_tp;
houseE_neighborRoomState_20_fn = houseE_neighborRoomState_toproom_20_fn + houseE_neighborRoomState_kitchen_20_fn + houseE_neighborRoomState_exerciseroom_20_fn + houseE_neighborRoomState_bedroom2_20_fn + houseE_neighborRoomState_bottompassage_20_fn + houseE_neighborRoomState_bottombath_20_fn + houseE_neighborRoomState_masterbath_20_fn;
houseE_neighborRoomState_20_tpp = houseE_neighborRoomState_20_tp /(houseE_neighborRoomState_20_tp + houseE_neighborRoomState_20_fn);

houseE_neighborRoomState_toproom_30_tp =  [652.0];
houseE_neighborRoomState_toproom_30_fn =  [174.0];
houseE_neighborRoomState_kitchen_30_tp =  [642.0];
houseE_neighborRoomState_kitchen_30_fn =  [184.0];
houseE_neighborRoomState_midbathroom_30_tp =  [488.0];
houseE_neighborRoomState_midbathroom_30_fn =  [338.0];
houseE_neighborRoomState_livingroom_30_tp =  [488.0];
houseE_neighborRoomState_livingroom_30_fn =  [338.0];
houseE_neighborRoomState_exerciseroom_30_tp =  [455.0];
houseE_neighborRoomState_exerciseroom_30_fn =  [371.0];
houseE_neighborRoomState_bedroom2_30_tp =  [449.0];
houseE_neighborRoomState_bedroom2_30_fn =  [377.0];
houseE_neighborRoomState_bottompassage_30_tp =  [675.0];
houseE_neighborRoomState_bottompassage_30_fn =  [151.0];
houseE_neighborRoomState_bottombath_30_tp =  [488.0];
houseE_neighborRoomState_bottombath_30_fn =  [338.0];
houseE_neighborRoomState_masterbed_30_tp =  [685.0];
houseE_neighborRoomState_masterbed_30_fn =  [141.0];
houseE_neighborRoomState_masterbath_30_tp =  [685.0];
houseE_neighborRoomState_masterbath_30_fn =  [141.0];
houseE_neighborRoomState_30_tp = houseE_neighborRoomState_toproom_30_tp + houseE_neighborRoomState_kitchen_30_tp + houseE_neighborRoomState_midbathroom_30_tp + houseE_neighborRoomState_livingroom_30_tp + houseE_neighborRoomState_exerciseroom_30_tp + houseE_neighborRoomState_bedroom2_30_tp + houseE_neighborRoomState_bottompassage_30_tp + houseE_neighborRoomState_bottombath_30_tp + houseE_neighborRoomState_masterbed_30_tp + houseE_neighborRoomState_masterbath_30_tp;
houseE_neighborRoomState_30_fn = houseE_neighborRoomState_toproom_30_fn + houseE_neighborRoomState_kitchen_30_fn + houseE_neighborRoomState_midbathroom_30_fn + houseE_neighborRoomState_livingroom_30_fn + houseE_neighborRoomState_exerciseroom_30_fn + houseE_neighborRoomState_bedroom2_30_fn + houseE_neighborRoomState_bottompassage_30_fn + houseE_neighborRoomState_bottombath_30_fn + houseE_neighborRoomState_masterbed_30_fn + houseE_neighborRoomState_masterbath_30_fn;
houseE_neighborRoomState_30_tpp = houseE_neighborRoomState_30_tp /(houseE_neighborRoomState_30_tp + houseE_neighborRoomState_30_fn);

houseE_neighborRoomState_toproom_40_tp =  [668.0];
houseE_neighborRoomState_toproom_40_fn =  [158.0];
houseE_neighborRoomState_kitchen_40_tp =  [644.0];
houseE_neighborRoomState_kitchen_40_fn =  [182.0];
houseE_neighborRoomState_midbathroom_40_tp =  [549.0];
houseE_neighborRoomState_midbathroom_40_fn =  [277.0];
houseE_neighborRoomState_livingroom_40_tp =  [549.0];
houseE_neighborRoomState_livingroom_40_fn =  [277.0];
houseE_neighborRoomState_exerciseroom_40_tp =  [457.0];
houseE_neighborRoomState_exerciseroom_40_fn =  [369.0];
houseE_neighborRoomState_bedroom2_40_tp =  [456.0];
houseE_neighborRoomState_bedroom2_40_fn =  [370.0];
houseE_neighborRoomState_bottompassage_40_tp =  [648.0];
houseE_neighborRoomState_bottompassage_40_fn =  [178.0];
houseE_neighborRoomState_bottombath_40_tp =  [496.0];
houseE_neighborRoomState_bottombath_40_fn =  [330.0];
houseE_neighborRoomState_masterbed_40_tp =  [680.0];
houseE_neighborRoomState_masterbed_40_fn =  [146.0];
houseE_neighborRoomState_masterbath_40_tp =  [681.0];
houseE_neighborRoomState_masterbath_40_fn =  [145.0];
houseE_neighborRoomState_40_tp = houseE_neighborRoomState_toproom_40_tp + houseE_neighborRoomState_kitchen_40_tp + houseE_neighborRoomState_midbathroom_40_tp + houseE_neighborRoomState_livingroom_40_tp + houseE_neighborRoomState_exerciseroom_40_tp + houseE_neighborRoomState_bedroom2_40_tp + houseE_neighborRoomState_bottompassage_40_tp + houseE_neighborRoomState_bottombath_40_tp + houseE_neighborRoomState_masterbed_40_tp + houseE_neighborRoomState_masterbath_40_tp;
houseE_neighborRoomState_40_fn = houseE_neighborRoomState_toproom_40_fn + houseE_neighborRoomState_kitchen_40_fn + houseE_neighborRoomState_midbathroom_40_fn + houseE_neighborRoomState_livingroom_40_fn + houseE_neighborRoomState_exerciseroom_40_fn + houseE_neighborRoomState_bedroom2_40_fn + houseE_neighborRoomState_bottompassage_40_fn + houseE_neighborRoomState_bottombath_40_fn + houseE_neighborRoomState_masterbed_40_fn + houseE_neighborRoomState_masterbath_40_fn;
houseE_neighborRoomState_40_tpp = houseE_neighborRoomState_40_tp /(houseE_neighborRoomState_40_tp + houseE_neighborRoomState_40_fn);

houseE_neighborRoomState_toproom_50_tp =  [684.0];
houseE_neighborRoomState_toproom_50_fn =  [142.0];
houseE_neighborRoomState_kitchen_50_tp =  [674.0];
houseE_neighborRoomState_kitchen_50_fn =  [152.0];
houseE_neighborRoomState_midbathroom_50_tp =  [669.0];
houseE_neighborRoomState_midbathroom_50_fn =  [157.0];
houseE_neighborRoomState_livingroom_50_tp =  [669.0];
houseE_neighborRoomState_livingroom_50_fn =  [157.0];
houseE_neighborRoomState_exerciseroom_50_tp =  [543.0];
houseE_neighborRoomState_exerciseroom_50_fn =  [283.0];
houseE_neighborRoomState_bedroom2_50_tp =  [542.0];
houseE_neighborRoomState_bedroom2_50_fn =  [284.0];
houseE_neighborRoomState_bottompassage_50_tp =  [660.0];
houseE_neighborRoomState_bottompassage_50_fn =  [166.0];
houseE_neighborRoomState_bottombath_50_tp =  [579.0];
houseE_neighborRoomState_bottombath_50_fn =  [247.0];
houseE_neighborRoomState_masterbed_50_tp =  [698.0];
houseE_neighborRoomState_masterbed_50_fn =  [128.0];
houseE_neighborRoomState_masterbath_50_tp =  [698.0];
houseE_neighborRoomState_masterbath_50_fn =  [128.0];
houseE_neighborRoomState_50_tp = houseE_neighborRoomState_toproom_50_tp + houseE_neighborRoomState_kitchen_50_tp + houseE_neighborRoomState_midbathroom_50_tp + houseE_neighborRoomState_livingroom_50_tp + houseE_neighborRoomState_exerciseroom_50_tp + houseE_neighborRoomState_bedroom2_50_tp + houseE_neighborRoomState_bottompassage_50_tp + houseE_neighborRoomState_bottombath_50_tp + houseE_neighborRoomState_masterbed_50_tp + houseE_neighborRoomState_masterbath_50_tp;
houseE_neighborRoomState_50_fn = houseE_neighborRoomState_toproom_50_fn + houseE_neighborRoomState_kitchen_50_fn + houseE_neighborRoomState_midbathroom_50_fn + houseE_neighborRoomState_livingroom_50_fn + houseE_neighborRoomState_exerciseroom_50_fn + houseE_neighborRoomState_bedroom2_50_fn + houseE_neighborRoomState_bottompassage_50_fn + houseE_neighborRoomState_bottombath_50_fn + houseE_neighborRoomState_masterbed_50_fn + houseE_neighborRoomState_masterbath_50_fn;
houseE_neighborRoomState_50_tpp = houseE_neighborRoomState_50_tp /(houseE_neighborRoomState_50_tp + houseE_neighborRoomState_50_fn);

houseE_neighborRoomState_toproom_59_tp =  [673.0];
houseE_neighborRoomState_toproom_59_fn =  [153.0];
houseE_neighborRoomState_kitchen_59_tp =  [654.0];
houseE_neighborRoomState_kitchen_59_fn =  [172.0];
houseE_neighborRoomState_midbathroom_59_tp =  [652.0];
houseE_neighborRoomState_midbathroom_59_fn =  [174.0];
houseE_neighborRoomState_livingroom_59_tp =  [652.0];
houseE_neighborRoomState_livingroom_59_fn =  [174.0];
houseE_neighborRoomState_exerciseroom_59_tp =  [515.0];
houseE_neighborRoomState_exerciseroom_59_fn =  [311.0];
houseE_neighborRoomState_bedroom2_59_tp =  [515.0];
houseE_neighborRoomState_bedroom2_59_fn =  [311.0];
houseE_neighborRoomState_bottompassage_59_tp =  [658.0];
houseE_neighborRoomState_bottompassage_59_fn =  [168.0];
houseE_neighborRoomState_bottombath_59_tp =  [553.0];
houseE_neighborRoomState_bottombath_59_fn =  [273.0];
houseE_neighborRoomState_masterbed_59_tp =  [694.0];
houseE_neighborRoomState_masterbed_59_fn =  [132.0];
houseE_neighborRoomState_masterbath_59_tp =  [694.0];
houseE_neighborRoomState_masterbath_59_fn =  [132.0];
houseE_neighborRoomState_59_tp = houseE_neighborRoomState_toproom_59_tp + houseE_neighborRoomState_kitchen_59_tp + houseE_neighborRoomState_midbathroom_59_tp + houseE_neighborRoomState_livingroom_59_tp + houseE_neighborRoomState_exerciseroom_59_tp + houseE_neighborRoomState_bedroom2_59_tp + houseE_neighborRoomState_bottompassage_59_tp + houseE_neighborRoomState_bottombath_59_tp + houseE_neighborRoomState_masterbed_59_tp + houseE_neighborRoomState_masterbath_59_tp;
houseE_neighborRoomState_59_fn = houseE_neighborRoomState_toproom_59_fn + houseE_neighborRoomState_kitchen_59_fn + houseE_neighborRoomState_midbathroom_59_fn + houseE_neighborRoomState_livingroom_59_fn + houseE_neighborRoomState_exerciseroom_59_fn + houseE_neighborRoomState_bedroom2_59_fn + houseE_neighborRoomState_bottompassage_59_fn + houseE_neighborRoomState_bottombath_59_fn + houseE_neighborRoomState_masterbed_59_fn + houseE_neighborRoomState_masterbath_59_fn;
houseE_neighborRoomState_59_tpp = houseE_neighborRoomState_59_tp /(houseE_neighborRoomState_59_tp + houseE_neighborRoomState_59_fn);

houseE_neighborRoomState_tpp = [houseE_neighborRoomState_1_tpp houseE_neighborRoomState_5_tpp houseE_neighborRoomState_10_tpp houseE_neighborRoomState_20_tpp houseE_neighborRoomState_30_tpp houseE_neighborRoomState_40_tpp houseE_neighborRoomState_50_tpp houseE_neighborRoomState_59_tpp];


% full
houseE_full_1_tp = [6.0];
houseE_full_1_fn = [820.0];
houseE_full_1_tpp = houseE_full_1_tp / (houseE_full_1_tp + houseE_full_1_fn);

houseE_full_5_tp = [378.0];
houseE_full_5_fn = [448.0];
houseE_full_5_tpp = houseE_full_5_tp / (houseE_full_5_tp + houseE_full_5_fn);

houseE_full_10_tp = [530.0];
houseE_full_10_fn = [296.0];
houseE_full_10_tpp = houseE_full_10_tp / (houseE_full_10_tp + houseE_full_10_fn);

houseE_full_20_tp = [614.0];
houseE_full_20_fn = [212.0];
houseE_full_20_tpp = houseE_full_20_tp / (houseE_full_20_tp + houseE_full_20_fn);

houseE_full_30_tp = [616.0];
houseE_full_30_fn = [210.0];
houseE_full_30_tpp = houseE_full_30_tp / (houseE_full_30_tp + houseE_full_30_fn);

houseE_full_40_tp = [614.0];
houseE_full_40_fn = [212.0];
houseE_full_40_tpp = houseE_full_40_tp / (houseE_full_40_tp + houseE_full_40_fn);

houseE_full_50_tp = [624.0];
houseE_full_50_fn = [202.0];
houseE_full_50_tpp = houseE_full_50_tp / (houseE_full_50_tp + houseE_full_50_fn);

houseE_full_59_tp = [632.0];
houseE_full_59_fn = [194.0];
houseE_full_59_tpp = houseE_full_59_tp / (houseE_full_59_tp + houseE_full_59_fn);

houseE_full_tpp = [houseE_full_1_tpp houseE_full_5_tpp houseE_full_10_tpp houseE_full_20_tpp houseE_full_30_tpp houseE_full_40_tpp houseE_full_50_tpp houseE_full_59_tpp];

colors = colormap('summer');

trainingSetSize = [1 5 10 20 30 40 50 59];

plot(trainingSetSize, houseE_tpp * 100, '--o', 'Color', colors(1, :), 'LineWidth', 3, 'MarkerSize', 10);
hold on
plot(trainingSetSize, houseE_curRoomState_tpp * 100, '-o', 'Color', colors(1, :), 'LineWidth', 3, 'MarkerSize', 10);
plot(trainingSetSize, houseE_curTime_tpp * 100, '-v', 'Color', colors(20, :), 'LineWidth', 3, 'MarkerSize', 10);
plot(trainingSetSize, houseE_curTimeState_tpp * 100, '-s', 'Color', colors(30, :), 'LineWidth', 3, 'MarkerSize', 10);
plot(trainingSetSize, houseE_neighborRoomState_tpp * 100, '-^', 'Color', colors(40, :), 'LineWidth', 3, 'MarkerSize', 10);
plot(trainingSetSize, houseE_full_tpp * 100, '-d', 'Color', colors(50, :), 'LineWidth', 3, 'MarkerSize', 10);
 
legend({'Percolator', 'Room', 'Time', 'Time + Room', 'Neighbor', 'Time + All Rooms'}, 'Location', 'Best')
xlabel('Training Set Size (days)')
ylabel('True Positive Percentage')
